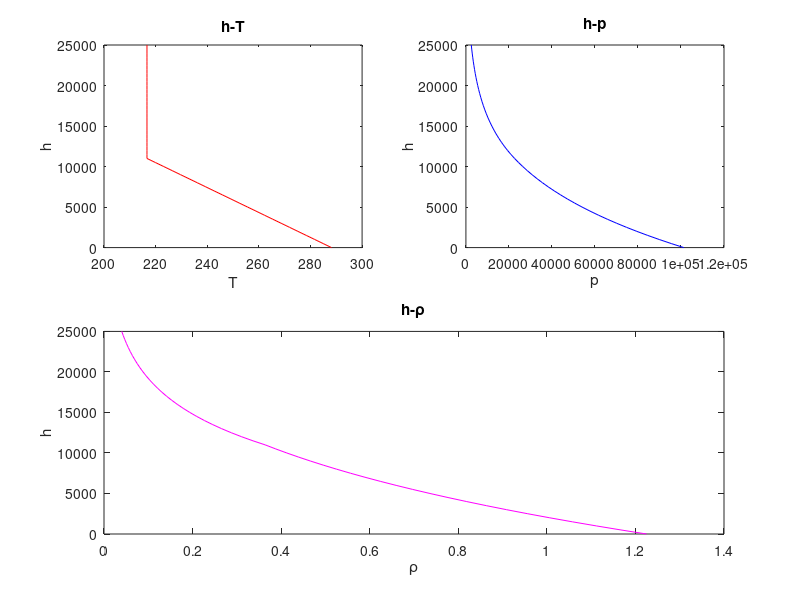
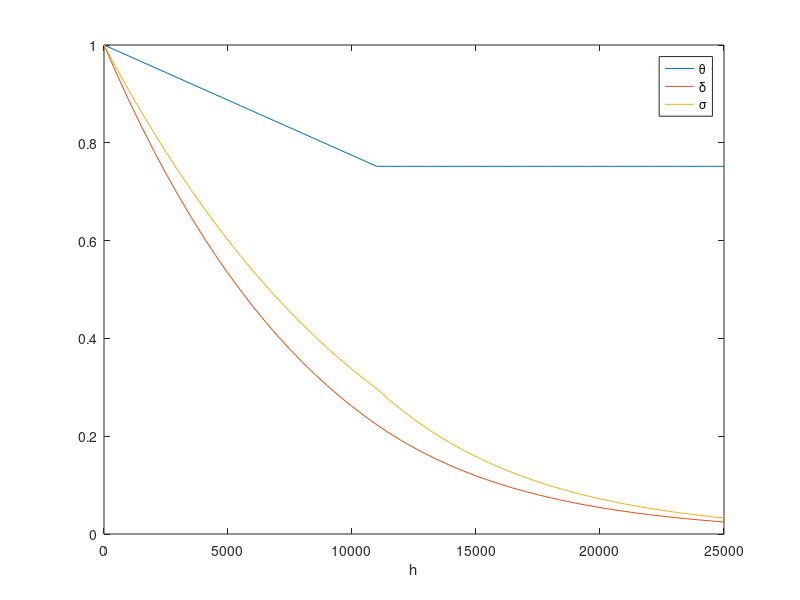

MATLAB code to generate these figures, in order:
clc,clear,close all
%
h=0:500:25000;
T_0=288.15;
l=0.0065;
p_0=101325;
g=9.807;
R=287.3;
rho_0=1.225;
%
for i=1:numel(h)
    if h(i) <= 11000
        T(i)=T_0-(l*h(i));
        p(i)=p_0*(T(i)/T_0)^5.256;
        rho(i)=rho_0*(T(i)/T_0)^4.256;
        k=i;
    else
        T(i)=T(k);
        p(i)=p(k)*exp(-g/(R*T(k))*(h(i)-h(k)));
        rho(i)=rho(k)*exp(-g/(R*T(k))*(h(i)-h(k)));
    end
    theta(i)=T(i)/T_0;
    delta(i)=p(i)/p_0;
    sigma(i)=rho(i)/rho_0;
end
%
figure(1)
subplot(2,2,1)
plot(T,h,'r')
ylabel('h')
xlabel('T')
title('h-T')
subplot(2,2,2)
plot(p,h,'b')
ylabel('h')
xlabel('p')
title('h-p')
subplot(2,2,3:4)
plot(rho,h,'m')
ylabel('h')
xlabel('\rho')
title('h-\rho')
figure(2)
plot(h,theta,h,delta,h,sigma)
xlabel('h')
legend('\theta','\delta','\sigma')
